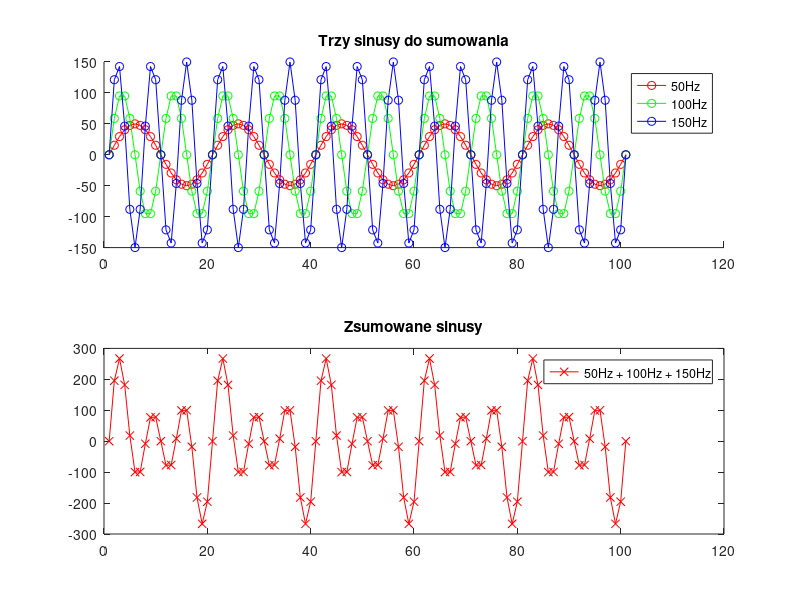
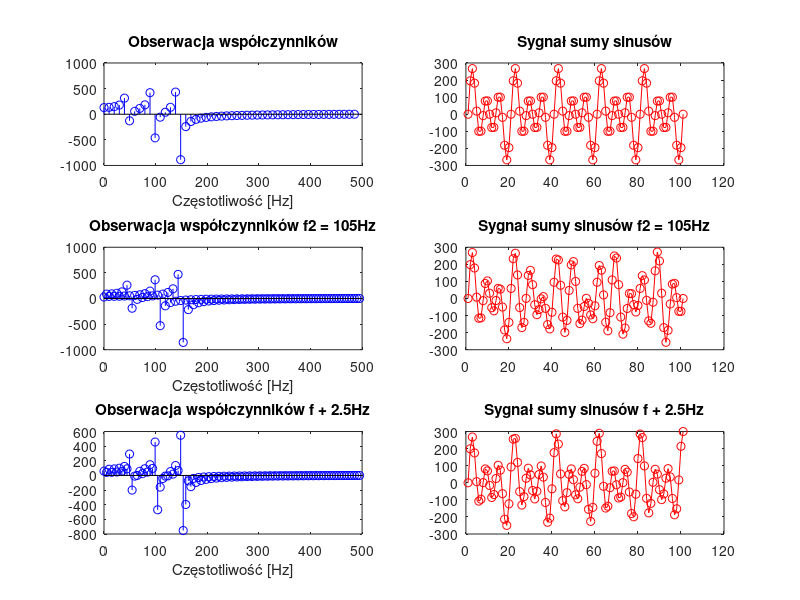
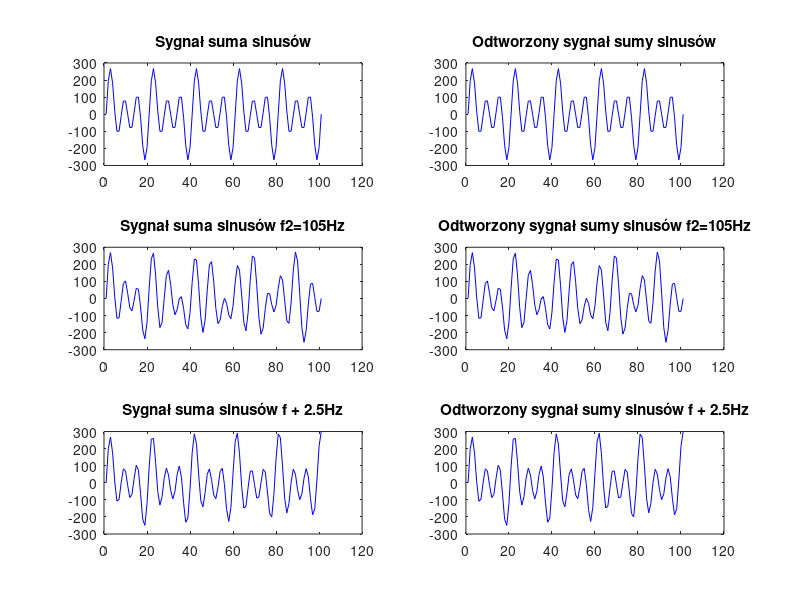

Write MATLAB code to recreate these figures, in order.
clear all;
close all;
clc;

N = 100; %liczba probek%
fs = 1000; %czestotliwosc probkowania%
T = 0.1; %czas trwania probkowania (100 probek dla 1000Hz = 0.1s)%

% Czestotliwosci sinusoid %
f1 = 50; 
f2 = 100;
f3 = 150;

% Okresy próbkowań %
fs1 = 1/fs;  
fs2 = 1/fs;    
fs3 = 1/fs;  

% Próbki %
tfs1 = 0:fs1:T; 
tfs2 = 0:fs2:T;
tfs3 = 0:fs3:T;

% Amplitudy sinusoid %
A1 = 50;
A2 = 100;
A3 = 150;

% Tworzenie sygnału z sumy sinusów %
s1 = A1 * sin(2*pi*f1*tfs1);
s2 = A2 * sin(2*pi*f2*tfs2);
s3 = A3 * sin(2*pi*f3*tfs3);

x = s1 + s2 + s3; % sygnał x z sumy sinusów %

figure(1);
subplot(2,1,1);
hold all;
plot(s1, 'r-o');
plot(s2, 'g-o');
plot(s3, 'b-o');
title('Trzy sinusy do sumowania');
legend('50Hz','100Hz','150Hz');

figure(1);
subplot(2,1,2);
plot(x, 'r-x')
title('Zsumowane sinusy');
legend('50Hz + 100Hz + 150Hz');

% Budujemy macierze DCT i IDCT %
N = 101;
s = sqrt(1/N);
for k = 1:N
    for n = 1:N
        A(k,n) = s * cos(pi*(k-1)/N *((n-1)+0.5));
    end
    s = sqrt(2/N);
end
%IDCT%
S = transpose(A);

% Wyświetlanie wierszy A i kolumn S %

%{
figure(2);
for i=1:100
    plot(A(i,:),'r-x');
    hold on;
    plot(S(:,i),'b-o');
    %{
    for j=1:10
        disp(A(i, j));
        disp(S(j, i));
    end
    %}
    %disp("A:" + A(i,40:44) + " | B: " + S(40:44,i));
    title('Wiersze i kolumny DCT/IDCT');
    legend('wiersze DCT','kolumny IDCT');
    fprintf('WIERSZ/KOLUMNA NR: %u\n', i);
    pause
    hold off;
end
%}


% Analiza y=Ax %
y = A*x'; 
rekonstr = S*y;

disp('Wartości y(1:N)');
display(y(1:N));

% usuwanie wspolczynnikow zerowych %
pom = 1;
for p = 1:101
    if abs(y(p))>(10^(-11))
        ynz(pom)=y(p);
        pom = pom+1;
    end
end




% ANALIZA CZĘSTOTLIWOŚCI WYKRESY %
% porównaj wartości współczynników niezerowych z wartościami amplitud %
% składowych sygnału %
f =(0:N-52)*fs/N;
figure(3);
subplot(3,2,1);
stem(f,ynz, 'b');
title('Obserwacja współczynników');
xlabel('Częstotliwość [Hz]');
subplot(3,2,2);
plot(x, 'r-o');
title('Sygnał sumy sinusów');

% ZMIANA f2 na 105Hz%
f2 = 105;

s2 = A2 * sin(2*pi*f2*tfs2);
x2 = s1 + s2 + s3; % sygnał x z sumy sinusów %
y = A*x2'; 
xr2 = S*y;


f =(0:N-1)*500/N;
subplot(3,2,3);
stem(f,y, 'b');
title('Obserwacja współczynników f2 = 105Hz');
xlabel('Częstotliwość [Hz]');
subplot(3,2,4);
plot(x2, 'r-o');
title('Sygnał sumy sinusów f2 = 105Hz');

% ZMIANA wszystkich f o 2.5Hz %
f1 = 52.5; 
f2 = 102.5;
f3 = 152.5;

s1 = A1 * sin(2*pi*f1*tfs1);
s2 = A2 * sin(2*pi*f2*tfs2);
s3 = A3 * sin(2*pi*f3*tfs3);
x3 = s1 + s2 + s3; % sygnał x z sumy sinusów %
y = A*x3'; 
xr3 = S*y;

f =(0:N-1)*500/N;
subplot(3,2,5);
stem(f,y, 'b');
title('Obserwacja współczynników f + 2.5Hz');
xlabel('Częstotliwość [Hz]');
subplot(3,2,6);
plot(x3, 'r-o');
title('Sygnał sumy sinusów f + 2.5Hz');

% PORÓWNANIE ODTWORZEŃ SYGNAŁÓW %
figure(4);
hold all;
subplot(3,2,1);
plot(x, 'b');
title('Sygnał suma sinusów');
subplot(3,2,2);
plot(rekonstr, 'b');
title('Odtworzony sygnał sumy sinusów');

subplot(3,2,3);
plot(x2, 'b');
title('Sygnał suma sinusów f2=105Hz');
subplot(3,2,4);
plot(xr2, 'b');
title('Odtworzony sygnał sumy sinusów f2=105Hz');

subplot(3,2,5);
plot(x3, 'b');
title('Sygnał suma sinusów f + 2.5Hz');
subplot(3,2,6);
plot(xr3, 'b');
title('Odtworzony sygnał sumy sinusów f + 2.5Hz');